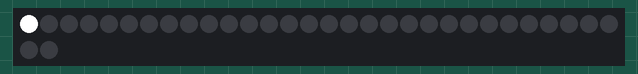
Bench run of a sketch on a simulated Arduino Uno, built with avr-gcc and run on an emulated ATmega328P. Shown: 32 RGB LEDs in strip order, left to right, continuing on the next row.

Above: at 0.17 s.
At 9.29 s:
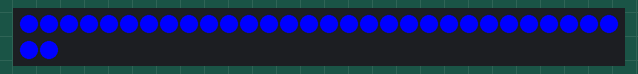
At 12.06 s:
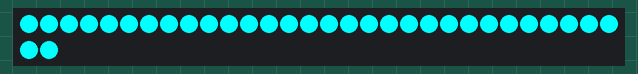
At 18.29 s:
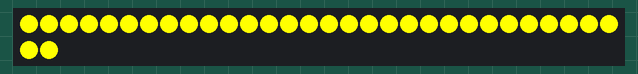
At 28.94 s:
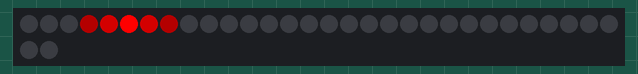
At 39.63 s:
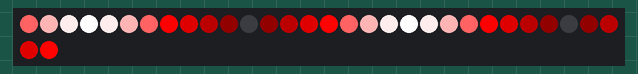

The sketch:

fullTest.ino
```cpp
#include "LPD8806.h"
#include "SPI.h"

// Example to control LPD8806-based RGB LED Modules in a strip!
// NOTE: WILL NOT WORK ON TRINKET OR GEMMA due to floating-point math
/*****************************************************************************/

int dataPin = 5;
int clockPin = 6;

// Set the first variable to the NUMBER of pixels. 32 = 32 pixels in a row
// The LED strips are 32 LEDs per meter but you can extend/cut the strip
LPD8806 strip = LPD8806(32, dataPin, clockPin);

void setup() {
  // Start up the LED strip
  strip.begin();

  // Update the strip, to start they are all 'off'
  strip.show();
}

// function prototypes, do not remove these!
void colorChase(uint32_t c, uint8_t wait);
void colorWipe(uint32_t c, uint8_t wait);
void dither(uint32_t c, uint8_t wait);
void scanner(uint8_t r, uint8_t g, uint8_t b, uint8_t wait);
void wave(uint32_t c, int cycles, uint8_t wait);
void rainbowCycle(uint8_t wait);
uint32_t Wheel(uint16_t WheelPos);

void loop() {

  // Send a simple pixel chase in...
  colorChase(strip.Color(127,127,127), 20); // white
  colorChase(strip.Color(127,0,0), 20);     // red
  colorChase(strip.Color(127,127,0), 20);   // yellow
  colorChase(strip.Color(0,127,0), 20);     // green
  colorChase(strip.Color(0,127,127), 20);   // cyan
  colorChase(strip.Color(0,0,127), 20);     // blue
  colorChase(strip.Color(127,0,127), 20);   // magenta

  // Fill the entire strip with...
  colorWipe(strip.Color(127,0,0), 20);      // red
  colorWipe(strip.Color(0, 127,0), 20);     // green
  colorWipe(strip.Color(0,0,127), 20);      // blue
  colorWipe(strip.Color(0,0,0), 20);        // black

  // Color sparkles
  dither(strip.Color(0,127,127), 50);       // cyan, slow
  dither(strip.Color(0,0,0), 15);           // black, fast
  dither(strip.Color(127,0,127), 50);       // magenta, slow
  dither(strip.Color(0,0,0), 15);           // black, fast
  dither(strip.Color(127,127,0), 50);       // yellow, slow
  dither(strip.Color(0,0,0), 15);           // black, fast

  // Back-and-forth lights
  scanner(127,0,0, 30);        // red, slow
  scanner(0,0,127, 15);        // blue, fast

  // Wavy ripple effects
  wave(strip.Color(127,0,0), 4, 20);        // candy cane
  wave(strip.Color(0,0,100), 2, 40);        // icy

  // make a pretty rainbow cycle!
  rainbowCycle(0);  // make it go through the cycle fairly fast

  // Clear strip data before start of next effect
  for (int i=0; i < strip.numPixels(); i++) {
    strip.setPixelColor(i, 0);
  }
}

// Cycle through the color wheel, equally spaced around the belt
void rainbowCycle(uint8_t wait) {
  uint16_t i, j;

  for (j=0; j < 384 * 5; j++) {     // 5 cycles of all 384 colors in the wheel
    for (i=0; i < strip.numPixels(); i++) {
      // tricky math! we use each pixel as a fraction of the full 384-color
      // wheel (thats the i / strip.numPixels() part)
      // Then add in j which makes the colors go around per pixel
      // the % 384 is to make the wheel cycle around
      strip.setPixelColor(i, Wheel(((i * 384 / strip.numPixels()) + j) % 384));
    }
    strip.show();   // write all the pixels out
    delay(wait);
  }
}

// fill the dots one after the other with said color
// good for testing purposes
void colorWipe(uint32_t c, uint8_t wait) {
  int i;

  for (i=0; i < strip.numPixels(); i++) {
      strip.setPixelColor(i, c);
      strip.show();
      delay(wait);
  }
}

// Chase a dot down the strip
// good for testing purposes
void colorChase(uint32_t c, uint8_t wait) {
  int i;

  for (i=0; i < strip.numPixels(); i++) {
    strip.setPixelColor(i, 0);  // turn all pixels off
  }

  for (i=0; i < strip.numPixels(); i++) {
      strip.setPixelColor(i, c); // set one pixel
      strip.show();              // refresh strip display
      delay(wait);               // hold image for a moment
      strip.setPixelColor(i, 0); // erase pixel (but don't refresh yet)
  }
  strip.show(); // for last erased pixel
}

// An "ordered dither" fills every pixel in a sequence that looks
// sparkly and almost random, but actually follows a specific order.
void dither(uint32_t c, uint8_t wait) {

  // Determine highest bit needed to represent pixel index
  int hiBit = 0;
  int n = strip.numPixels() - 1;
  for(int bit=1; bit < 0x8000; bit <<= 1) {
    if(n & bit) hiBit = bit;
  }

  int bit, reverse;
  for(int i=0; i<(hiBit << 1); i++) {
    // Reverse the bits in i to create ordered dither:
    reverse = 0;
    for(bit=1; bit <= hiBit; bit <<= 1) {
      reverse <<= 1;
      if(i & bit) reverse |= 1;
    }
    strip.setPixelColor(reverse, c);
    strip.show();
    delay(wait);
  }
  delay(250); // Hold image for 1/4 sec
}

// "Larson scanner" = Cylon/KITT bouncing light effect
void scanner(uint8_t r, uint8_t g, uint8_t b, uint8_t wait) {
  int i, j, pos, dir;

  pos = 0;
  dir = 1;

  for(i=0; i<((strip.numPixels()-1) * 8); i++) {
    // Draw 5 pixels centered on pos.  setPixelColor() will clip
    // any pixels off the ends of the strip, no worries there.
    // we'll make the colors dimmer at the edges for a nice pulse
    // look
    strip.setPixelColor(pos - 2, strip.Color(r/4, g/4, b/4));
    strip.setPixelColor(pos - 1, strip.Color(r/2, g/2, b/2));
    strip.setPixelColor(pos, strip.Color(r, g, b));
    strip.setPixelColor(pos + 1, strip.Color(r/2, g/2, b/2));
    strip.setPixelColor(pos + 2, strip.Color(r/4, g/4, b/4));

    strip.show();
    delay(wait);
    // If we wanted to be sneaky we could erase just the tail end
    // pixel, but it's much easier just to erase the whole thing
    // and draw a new one next time.
    for(j=-2; j<= 2; j++)
        strip.setPixelColor(pos+j, strip.Color(0,0,0));
    // Bounce off ends of strip
    pos += dir;
    if(pos < 0) {
      pos = 1;
      dir = -dir;
    } else if(pos >= strip.numPixels()) {
      pos = strip.numPixels() - 2;
      dir = -dir;
    }
  }
}

// Sine wave effect
#define PI 3.14159265
void wave(uint32_t c, int cycles, uint8_t wait) {
  float y;
  byte  r, g, b, r2, g2, b2;

  // Need to decompose color into its r, g, b elements
  g = (c >> 16) & 0x7f;
  r = (c >>  8) & 0x7f;
  b =  c        & 0x7f;

  for(int x=0; x<(strip.numPixels()*5); x++)
  {
    for(int i=0; i<strip.numPixels(); i++) {
      y = sin(PI * (float)cycles * (float)(x + i) / (float)strip.numPixels());
      if(y >= 0.0) {
        // Peaks of sine wave are white
        y  = 1.0 - y; // Translate Y to 0.0 (top) to 1.0 (center)
        r2 = 127 - (byte)((float)(127 - r) * y);
        g2 = 127 - (byte)((float)(127 - g) * y);
        b2 = 127 - (byte)((float)(127 - b) * y);
      } else {
        // Troughs of sine wave are black
        y += 1.0; // Translate Y to 0.0 (bottom) to 1.0 (center)
        r2 = (byte)((float)r * y);
        g2 = (byte)((float)g * y);
        b2 = (byte)((float)b * y);
      }
      strip.setPixelColor(i, r2, g2, b2);
    }
    strip.show();
    delay(wait);
  }
}

/* Helper functions */

//Input a value 0 to 384 to get a color value.
//The colours are a transition r - g - b - back to r

uint32_t Wheel(uint16_t WheelPos)
{
  byte r, g, b;
  switch(WheelPos / 128)
  {
    case 0:
      r = 127 - WheelPos % 128; // red down
      g = WheelPos % 128;       // green up
      b = 0;                    // blue off
      break;
    case 1:
      g = 127 - WheelPos % 128; // green down
      b = WheelPos % 128;       // blue up
      r = 0;                    // red off
      break;
    case 2:
      b = 127 - WheelPos % 128; // blue down
      r = WheelPos % 128;       // red up
      g = 0;                    // green off
      break;
  }
  return(strip.Color(r,g,b));
}
```
